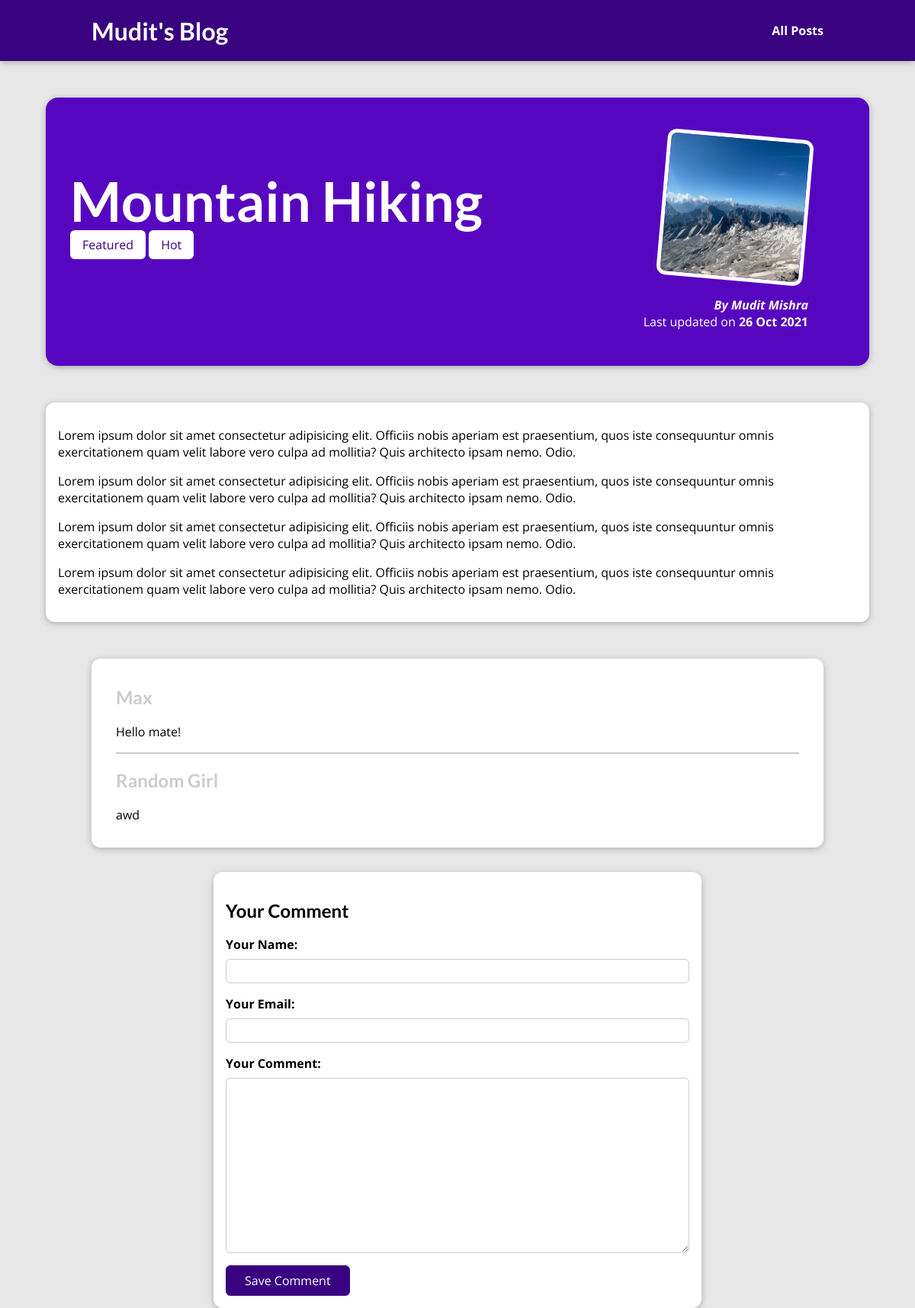
The page /posts/hike-in-the-mountains on the database its author committed.
### blog/models.py (models this page shows, shortened)
class Post(models.Model):
    title = models.CharField(max_length=150)
    excerpt = models.CharField(max_length=200)
    image = models.ImageField(upload_to = "posts", null = True)
    date = models.DateField(auto_now=True)
    slug = models.SlugField(unique=True, db_index=True)
    content = models.TextField(validators=[MinLengthValidator(10)])
    author = models.ForeignKey(Author, null = True, on_delete=models.SET_NULL, related_name="posts")
    tags = models.ManyToManyField(Tag)

class Tag(models.Model):
    caption = models.CharField(max_length=25)

class Author(models.Model):
    first_name = models.CharField(max_length=100)
    last_name = models.CharField(max_length=100)
    email_address = models.EmailField()
    def __str__(self):
        return f"{self.first_name} {self.last_name}"

class Comment(models.Model):
    user_name = models.CharField(max_length=120)
    user_email = models.EmailField()
    text = models.TextField(max_length=500)
    post = models.ForeignKey(Post, on_delete=models.CASCADE, related_name = "comments")

### blog/views.py (the view, shortened to what this page needs)
# urls.py: path("posts/<slug:slug>", views.SinglePostView.as_view(), name = "post-detail-page")#/posts/my-first-post this way of specifying is called slug. That does not mean the <slug> needs to be so, it could 
class SinglePostView(View):
    def get(self, request, slug):
        post = Post.objects.get(slug = slug)
        context = {
            "post": post,
            "post_tags": post.tags.all(),
            "comment_form": CommentForm(),
            "comments": post.comments.all().order_by("-id")
        }
        return render(request, "blog/post-detail.html", context)

### blog/forms.py
class CommentForm(forms.ModelForm):
    class Meta:
        model = Comment
        exclude = ['post']
        labels = {
            "user_name" : "Your Name",
            "user_email" : "Your Email",
            "text" : "Your Comment"
        }

### blog/templates/blog/post-detail.html (shortened to what this page needs)
{% extends "base.html" %}
{% load static %}
{% block css-files %}
  <link rel="stylesheet" href="{% static "blog/post-detail.css" %}">
{% endblock %}
{% block content %}
  <section id = "summary">
    <h2>{{ post.title }}</h2>
    <div>
      {% for tag in post_tags %}
        <span class = "tag">{{tag.caption}}</span>
      {% endfor %%}
    </div>
    <article>
      <img src="{{ post.image.url }}" alt="{{ post.title }}">
      <address>By <a href = "mailto:{{post.author.email_address}}">{{ post.author }}</a></address>
      <div>
        Last updated on <time>{{ post.date|date:"d M Y" }}</time>
      </div>
    </article>
  </section>
  <main>
    {{ post.content|linebreaks }}
  </main>
  <section id = "comments">
    <ul>
      {% for comment in comments %}
        <li>
          <h2>{{ comment.user_name }}</h2>
          <p>{{ comment.text|linebreaks }}</p>
        </li>
      {% endfor %}
    </ul>
  </section>
  <section id  = "comment-form">
  <h2>Your Comment</h2>
  <form action = "{% url "post-detail-page" post.slug %}" method = "POST">
    {% for form_field in comment_form %}
      <div class = "form-control {% if form_field.errors %} invalid {% endif %}">
        {{ form_field.label_tag }}
        {{ form_field }}
      </div>
      {% endfor %}
      <button>Save Comment</button>
    </form>
  </section>
{% endblock %}

### templates/base.html (shortened to what this page needs)
{% load static %}
<!DOCTYPE html>
<html lang="en">
<head>
    <link rel="stylesheet" href="{% static "app.css" %}">
    {% block css-files %}{% endblock %}
</head>
<body>
<header id = "main-navigation">
    <h1><a href="{% url "starting-page" %}">Mudit's Blog</a></h1>
    <nav>
      <a href="{% url "posts-page" %}">All Posts</a>
    </nav>
</header>
    {% block content %}
    {% endblock %}
</body>
</html>

### static/app.css (style rules this page uses)
* { box-sizing: border-box; }
html { font-family: 'Open Sans', 'Lato', sans-serif; }
body { margin: 0; }
h1, h2, h3 { font-family: 'Lato', sans-serif; font-weight: bold; }
#main-navigation { width: 100%; height: 5rem; display: flex; justify-content: space-between; align-items: center; padding: 0 10%; position: absolute; top: 0; left: 0; }
#main-navigation a { text-decoration: none; color: white; font-weight: bold; }

### blog/static/blog/post-detail.css (style rules this page uses)
body { background-color: #e7e7e7; }
#main-navigation { background-color: #390281; box-shadow: 0 2px 8px rgba(0, 0, 0, 0.25); }
#summary { margin: 8rem auto 3rem auto; padding: 2rem; width: 90%; max-width: 90rem; border-radius: 16px; background-color: #5706c0; position: relative; box-shadow: 0 2px 8px rgba(0, 0, 0, 0.25); height: 22rem; }
#summary h2 { color: white; font-size: 4.5rem; margin-bottom: 0.25rem; }
#summary article { position: absolute; top: 2rem; right: 3rem; padding: 1rem 2rem; border-radius: 12px; text-align: right; color: white; }
.tag { background-color: white; color: #390281; padding: 0.5rem 1rem; border-radius: 6px; }
#summary article img { width: 12rem; height: 12rem; border-radius: 12px; transform: rotateZ(5deg); border: 5px solid white; margin-bottom: 1rem; }
#summary address { font-weight: bold; }
#summary a { color: white; text-decoration: none; }
#summary time { font-weight: bold; }
main { width: 90%; max-width: 90rem; margin: 3rem auto; background-color: white; padding: 1rem; border-radius: 12px; box-shadow: 0 2px 8px rgba(0, 0, 0, 0.25); }
.form-control { margin-bottom: 1rem; }
.form-control label { font-weight: bold; margin-bottom: 0.5rem; display: block; }
.form-control input, .form-control textarea { display: block; width: 100%; font: inherit; padding: 0.25rem; border-radius: 6px; border: 1px solid #ccc }
#comment-form { margin: auto; width: 100%; max-width: 40rem; border-radius: 12px; background-color: white; box-shadow: 0 2px 8px rgba(0,0,0,0.25); padding: 1rem; }
#comment-form button { font: inherit; background-color: #390281; color: white; border: 1px solid #390281; padding: 0.5rem 1.5rem; border-radius: 6px; cursor: pointer; }
#comments { margin: 2rem auto; width: 100%; max-width: 60rem; border-radius: 12px; background-color: white; box-shadow: 0 2px 8px rgba(0,0,0,0.25); padding: 1rem 2rem; }
#comments ul { list-style: none; margin: 0; padding: 0; }
#comments li { margin-bottom: 1rem; border-bottom: 2px solid #ccc; }
#comments li:last-of-type { border-bottom: none; }
#comments h2 { color: #ccc; }

### rows shown on the page
Post: title "Mountain Hiking", image (picture), author "Mudit Mishra", date "26 Oct 2021", content "Lorem ipsum dolor sit amet consectetur adipisicing elit. Officiis nobis aperiam est praesentium, quos iste consequuntur omnis exercitationem quam velit labore vero culpa ad mollitia? Quis architecto ipsam nemo. Odio. Lorem ipsum dolor sit amet consectetur adipisicing elit. Officiis nobis aperiam est praesentium, quos iste consequuntur omnis exercitationem quam velit labore vero culpa ad mollitia? Quis architecto ipsam nemo. Odio. Lorem ipsum dolor sit amet consectetur adipisicing elit. Officiis nobis aperiam est praesentium, quos iste consequuntur omnis exercitationem quam velit labore vero culpa ad mollitia? Quis architecto ipsam nemo. Odio. Lorem ipsum dolor sit amet consectetur…"
Tag: caption "Featured"
Tag: caption "Hot"
Comment: user_name "Max", text "Hello mate!"
Comment: user_name "Random Girl", text "awd"
